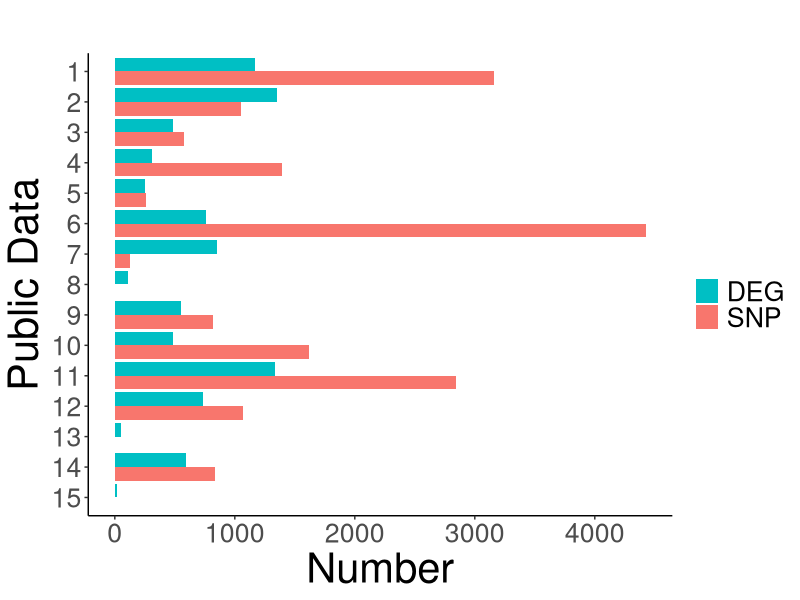

The R script that drew this image:
library(ggplot2)
library(ggsci)

#levels(x$sample)

x <- data.frame(
    data   = c("1", "1", "2", "2", "3", "3", "4", "4", "5", "5", "6", "6", "7", "7","8","8", "9", "9", "10", "10", "11", "11", "12", "12", "13", "13","14","14","15","15"),
    sample = c("2DEG", "1SNP","2DEG", "1SNP","2DEG", "1SNP","2DEG", "1SNP","2DEG", "1SNP","2DEG", "1SNP","2DEG", "1SNP","2DEG", "1SNP","2DEG", "1SNP","2DEG", "1SNP","2DEG", "1SNP","2DEG", "1SNP","2DEG", "1SNP","2DEG", "1SNP","2DEG", "1SNP"),
    number = c(1165, 3163, 1349, 1049, 486, 577, 313, 1391, 253, 263, 759, 4425, 848, 123, 107, 0, 551, 819, 485, 1622, 1337, 2841, 739, 1065, 53, 0, 595, 832, 22, 0)
    )
    #x$sample <- factor(x$sample, levels = unique(x$sample))

g <- ggplot(x, aes(x = data, y = number, fill = sample)) +
    geom_bar(stat = "identity", position = "dodge") +
    scale_x_discrete(limit=c('15','14','13','12','11','10','9','8','7','6','5','4','3','2','1')) +
    coord_flip() +
    labs(title = "", x = "Public Data", y = "Number", fill = "") +
    guides(fill = guide_legend(reverse = TRUE)) +
    scale_fill_manual(labels = c("SNP", "DEG"), values = c("#F8766D","#00BFC4")) +
    theme_classic()

g2 <- g +
      theme(axis.title=element_text(size= 30), text = element_text(size = 24))
plot(g2)
